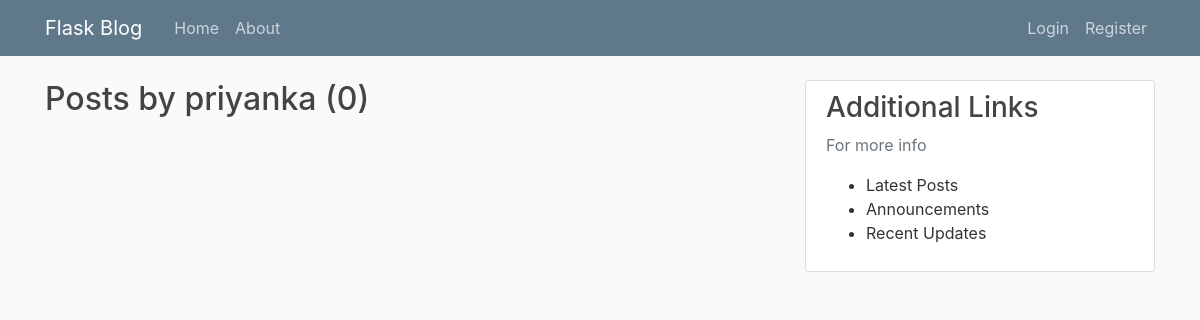
The page /posts/priyanka on the database as committed earlier.
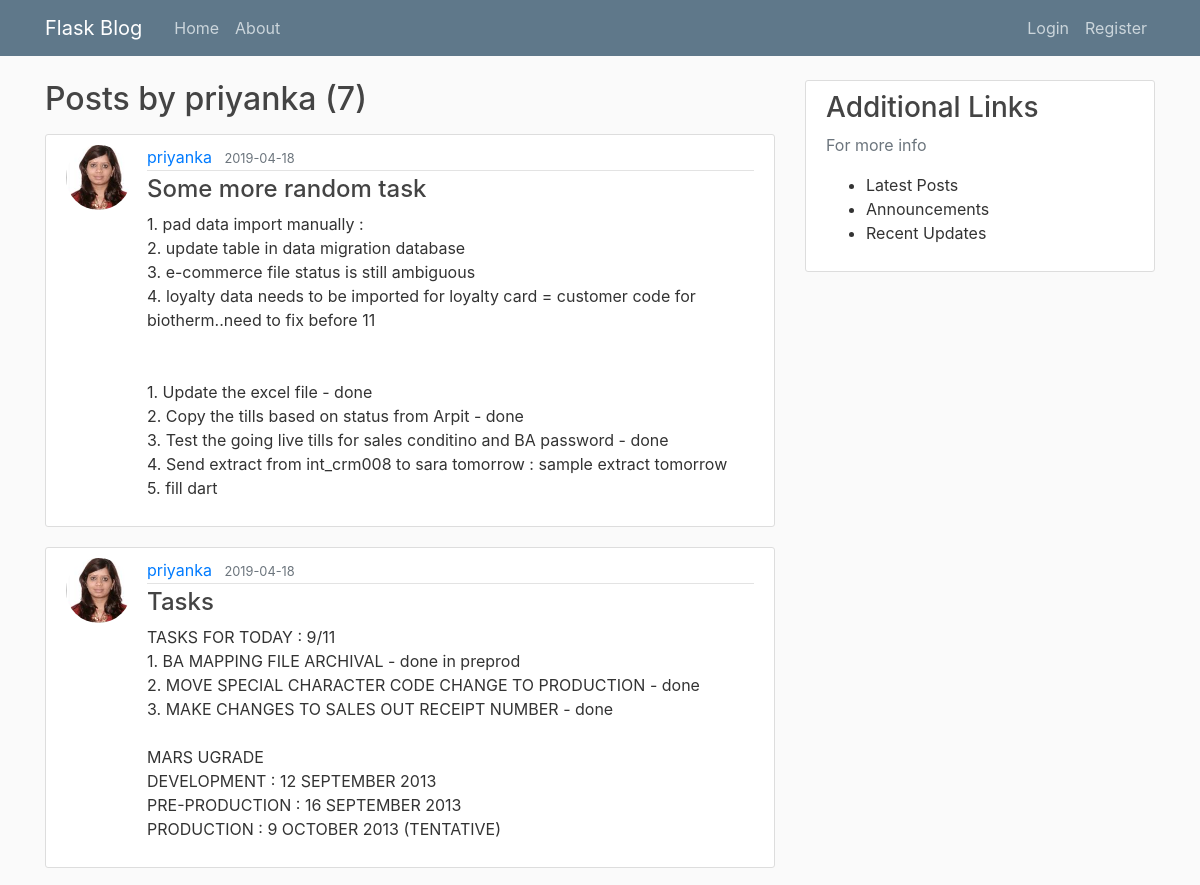
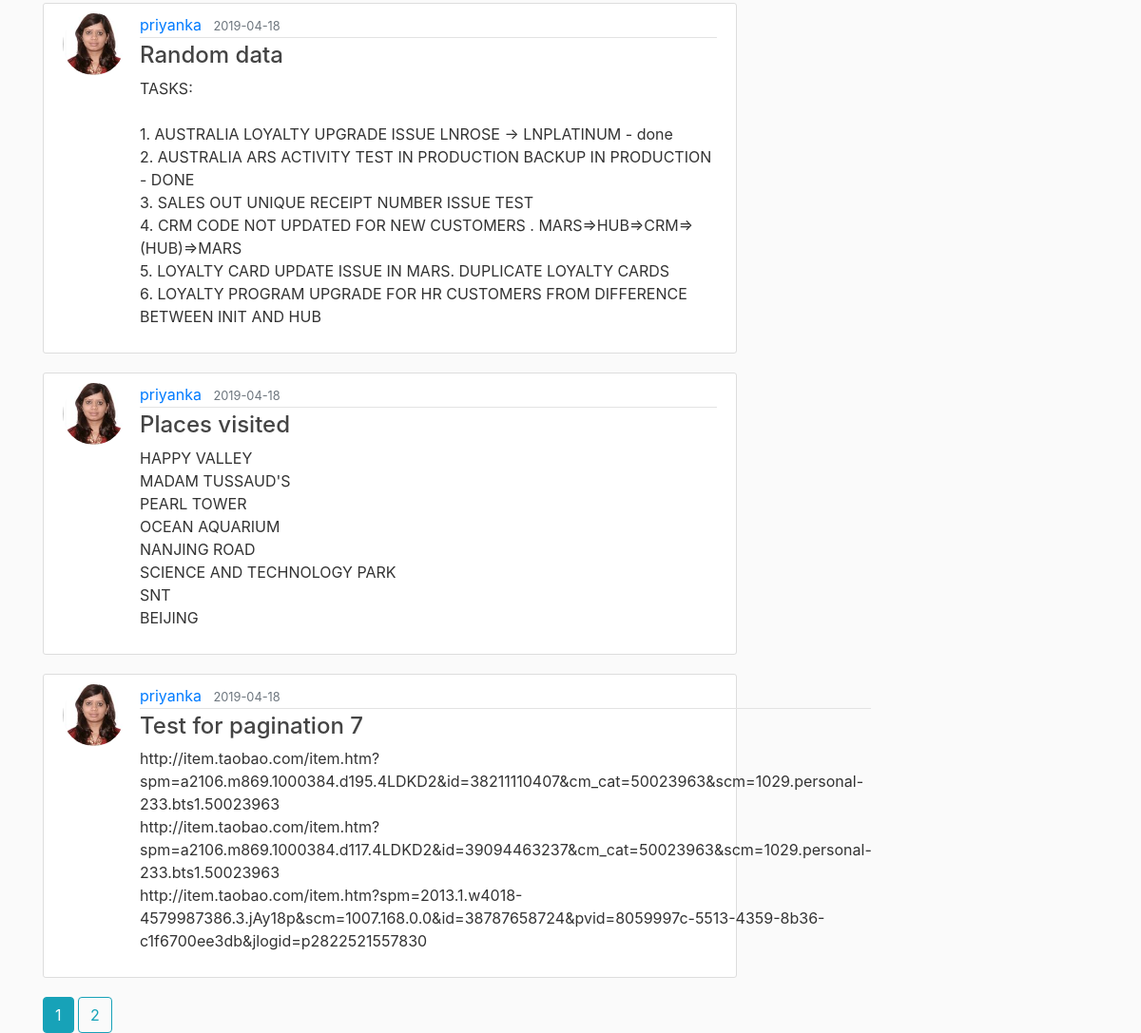
The same page on the database as committed later (2 pictures, top to bottom).
### flask_blog/posts/models.py (models this page shows, shortened)
class Post(db.Model):
    id = db.Column(db.Integer, primary_key=True)
    title = db.Column(db.String(100), nullable=False)
    date_posted = db.Column(db.DateTime, nullable=False,
                            default=datetime.utcnow())
    content = db.Column(db.Text, nullable=False)
    user_id = db.Column(db.Integer, db.ForeignKey('user.id'), nullable=False)

### flask_blog/users/models.py (models this page shows, shortened)
class User(db.Model, UserMixin):
    id = db.Column(db.Integer, primary_key=True)
    username = db.Column(db.String(20), unique=True, nullable=False)
    email = db.Column(db.String(120), unique=True, nullable=False)
    image_file = db.Column(db.String(20), nullable=False,
                           default='default.jpg')
    password = db.Column(db.String(60), nullable=False)
    posts = db.relationship('Post', backref='author', lazy=True)

### flask_blog/users/routes.py (the view)
@users.route('/posts/<string:username>')
def user_posts(username):
    user = User.query\
        .filter_by(username=username).first_or_404()
    page = request.args.get('page', 1, type=int)
    posts = Post.query\
        .filter_by(author=user)\
        .order_by(Post.date_posted.desc())\
        .paginate(page=page, per_page=5)
    return render_template('myposts.html', posts=posts, username=user.username)

### flask_blog/templates/myposts.html
{% extends "layout.html" %}
{% block content %}
<h2 class="mb-3">Posts by {{ username }} ({{posts.total}})</h2>
{% for post in posts.items %}
<article class="media content-section">
    <img class="rounded-circle article-img"
        src="{{ url_for('static', filename='profilepics/' + post.author.image_file) }}">
    <div class="media-body">
        <div class="article-metadata">
            <a class="mr-2" href="#">{{ post.author.username }}</a>
            <small class="text-muted">{{ post.date_posted.strftime('%Y-%m-%d') }}</small>
        </div>
        <h4><a class="article-title" href="{{url_for('posts.post', post_id=post.id)}}">{{ post.title }}</a></h4>
        <p class="article-content">{{ post.content }}</p>
    </div>
</article>
{% endfor%}
{% for page_num in posts.iter_pages(left_edge=1, left_current=1, right_current=2, right_edge=1) %}
{% if page_num %}
{% if page_num == posts.page %}
<a class="btn btn-info" href="{{ url_for('users.user_posts', username=username, page=page_num) }}">{{page_num}}</a>
{% else %}
<a class="btn btn-outline-info"
    href="{{ url_for('users.user_posts', username=username, page=page_num) }}">{{page_num}}</a>
{% endif %}
{% else %}
...
{% endif %}
{% endfor %}
{% endblock content %}

Rows that differ between the two databases and show on the page:
added Post: image_file (picture), author.username "priyanka", date_posted "2019-04-18", title "Some more random task", content "1. pad data import manually : 2. update table in data migration database 3. e-commerce file status is still ambiguous 4. loyalty data needs to be imported for loyalty card = customer code for biotherm..need to fix before 11 1. Update the excel file - done 2. Copy the tills based on status from Arpit - done 3. Test the going live tills for sales conditino and BA password - done 4. Send extract from int_crm008 to sara tomorrow : sample extract tomorrow 5. fill dart"
added Post: image_file (picture), author.username "priyanka", date_posted "2019-04-18", title "Tasks", content "TASKS FOR TODAY : 9/11 1. BA MAPPING FILE ARCHIVAL - done in preprod 2. MOVE SPECIAL CHARACTER CODE CHANGE TO PRODUCTION - done 3. MAKE CHANGES TO SALES OUT RECEIPT NUMBER - done MARS UGRADE DEVELOPMENT : 12 SEPTEMBER 2013 PRE-PRODUCTION : 16 SEPTEMBER 2013 PRODUCTION : 9 OCTOBER 2013 (TENTATIVE)"
added Post: image_file (picture), author.username "priyanka", date_posted "2019-04-18", title "Random data", content "TASKS: 1. AUSTRALIA LOYALTY UPGRADE ISSUE LNROSE -> LNPLATINUM - done 2. AUSTRALIA ARS ACTIVITY TEST IN PRODUCTION BACKUP IN PRODUCTION - DONE 3. SALES OUT UNIQUE RECEIPT NUMBER ISSUE TEST 4. CRM CODE NOT UPDATED FOR NEW CUSTOMERS . MARS=>HUB=>CRM=>(HUB)=>MARS 5. LOYALTY CARD UPDATE ISSUE IN MARS. DUPLICATE LOYALTY CARDS 6. LOYALTY PROGRAM UPGRADE FOR HR CUSTOMERS FROM DIFFERENCE BETWEEN INIT AND HUB"
added Post: image_file (picture), author.username "priyanka", date_posted "2019-04-18", title "Places visited", content "HAPPY VALLEY MADAM TUSSAUD'S PEARL TOWER OCEAN AQUARIUM NANJING ROAD SCIENCE AND TECHNOLOGY PARK SNT BEIJING"
added Post: image_file (picture), author.username "priyanka", date_posted "2019-04-18", title "Test for pagination 7", content "http://item.taobao.com/item.htm?spm=a2106.m869.1000384.d195.4LDKD2&id=38211110407&cm_cat=50023963&scm=1029.personal-233.bts1.50023963 http://item.taobao.com/item.htm?spm=a2106.m869.1000384.d117.4LDKD2&id=39094463237&cm_cat=50023963&scm=1029.personal-233.bts1.50023963 http://item.taobao.com/item.htm?spm=2013.1.w4018-4579987386.3.jAy18p&scm=1007.168.0.0&id=38787658724&pvid=8059997c-5513-4359-8b36-c1f6700ee3db&jlogid=p2822521557830"
Other text that changed with them:
{{ posts.total }}: "0" → "7"
new list line: "1"
new list line: "2"
